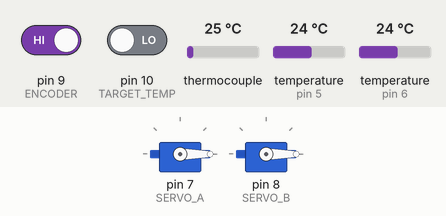
Simulated run of this sketch. Board: Arduino Uno, built with avr-gcc and run on an emulated ATmega328P. Parts: 2 × servo. The inputs (shaded band) are chosen by the test bench; at power-on: pin 9 (ENCODER) HIGH, pin 10 (TARGET_TEMP) LOW, thermocouple 25 °C, temperature (sensors on pin 5, pin 6) 24 °C.

Above: at 1.2 s.
1.3 s: pin 9 (ENCODER) driven LOW
At 3.6 s:
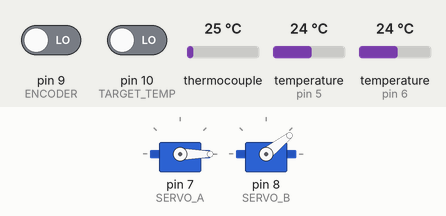
At 6.0 s:
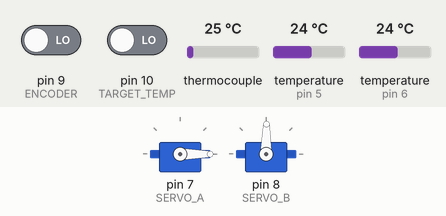
Timing chart, 0 to 7.5 s (numbered marks = the images above; inputs shaded):
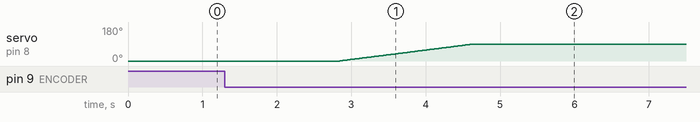

Measured:
- after the input at 1.3 s, servo on pin 8 (SERVO_B): moves from 0° to 89° over 1.8 s, starting after 1.5 s

The sketch:

control_system.ino
```cpp
#include <OneWire.h>
#include <DallasTemperature.h>
#include <Servo.h>
#include <SPI.h>
#include <Adafruit_MAX31855.h>

// Data wire is plugged into pin 2 on the Arduino
#define ONE_WIRE_A 5
#define ONE_WIRE_B 6
#define DO   2
#define CS   3
#define CLK  4
#define ENCODER 9
#define TARGET_TEMP 10
#define HOT_FLOW 11
#define COLD_FLOW 12
#define SERVO_A 7
#define SERVO_B 8

#define TARGET_TEMP_A 45
#define TARGET_TEMP_B 15

Adafruit_MAX31855 thermocouple(CLK, CS, DO);

Servo servoA;
Servo servoB;

int servoAPos = 0;
int servoBPos = 0;

// Setup a oneWire instance to communicate with any OneWire devices
// (not just Maxim/Dallas temperature ICs)
OneWire oneWireA(ONE_WIRE_A);
OneWire oneWireB(ONE_WIRE_B);

// Pass our oneWire reference to Dallas Temperature.
DallasTemperature sensorsA(&oneWireA);
DallasTemperature sensorsB(&oneWireB);

void setup(void)
{
  // start serial port
  Serial.begin(9600);

  // Start up the library
  sensorsA.begin();
  sensorsB.begin();

  servoA.attach(SERVO_A);
  servoB.attach(SERVO_B);

  servoA.write(0);
  servoB.write(0);
}

void loop(void)
{
  int ServoAPos = ServoAPos;
  int ServoBPos = ServoBPos;
  double targetTemp = digitalRead(TARGET_TEMP) ? TARGET_TEMP_A : TARGET_TEMP_B;
  boolean encoder = digitalRead(ENCODER);
  while (!encoder)
  {
    encoder = digitalRead(ENCODER);
    targetTemp = digitalRead(TARGET_TEMP) ? TARGET_TEMP_A : TARGET_TEMP_B;
    // call sensors.requestTemperatures() to issue a global temperature
    // request to all devices on the bus
    sensorsA.requestTemperatures(); // Send the command to get temperatures
    sensorsB.requestTemperatures(); // Send the command to get temperatures
    double inTempA = sensorsA.getTempCByIndex(0);
    double inTempB = sensorsB.getTempCByIndex(0);

    double c = thermocouple.readCelsius();
    double outTemp = c;

    double error = outTemp - targetTemp;

    if (abs(inTempA - targetTemp) < abs(inTempB - targetTemp))
    {
      for(int pos = servoAPos; pos < 90; pos += 1)  // goes from 0 degrees to 180 degrees
      {                                  // in steps of 1 degree
        servoA.write(pos);              // tell servo to go to position in variable 'pos'
        servoAPos = pos;
        delay(20);
      }
    }
    else
    {
      for(int pos = servoBPos; pos < 90; pos += 1)  // goes from 0 degrees to 180 degrees
      {                                  // in steps of 1 degree
        servoB.write(pos);              // tell servo to go to position in variable 'pos'
        servoBPos = pos;
        delay(20);
      }
    }

    if (error > 0)
    {
      int change = (error*error)/25;
      for(int pos = servoAPos; pos > servoAPos - change; pos -= 1)  // goes from 0 degrees to 180 degrees
      {                                  // in steps of 1 degree
        servoA.write(pos);              // tell servo to go to position in variable 'pos'
        servoAPos = pos;
        delay(20);
      }
      if (servoBPos < 80)
      {
        for(int pos = servoBPos; pos < servoBPos + change; pos += 1)  // goes from 0 degrees to 180 degrees
        {                                  // in steps of 1 degree
          servoB.write(pos);              // tell servo to go to position in variable 'pos'
          servoBPos = pos;
          delay(20);
        }
      }
    }
    if (error < 0)
    {
      int change = (error*error)/25;
      for(int pos = servoBPos; pos > servoBPos - change; pos -= 1)  // goes from 0 degrees to 180 degrees
      {                                  // in steps of 1 degree
        servoB.write(pos);              // tell servo to go to position in variable 'pos'
        servoBPos = pos;
        delay(20);
      }
      if (ServoAPos < 80)
      {
        for(int pos = servoAPos; pos < servoAPos + change; pos += 1)  // goes from 0 degrees to 180 degrees
        {                                  // in steps of 1 degree
          servoA.write(pos);              // tell servo to go to position in variable 'pos'
          servoAPos = pos;
          delay(20);
        }
      }
    }
  }
  for(int pos = servoAPos; pos > 0; pos -= 1)  // goes from 0 degrees to 180 degrees
  {                                  // in steps of 1 degree
    servoA.write(pos);              // tell servo to go to position in variable 'pos'
    servoAPos = pos;
    delay(20);
  }
  for(int pos = servoBPos; pos > 0; pos -= 1)  // goes from 0 degrees to 180 degrees
  {                                  // in steps of 1 degree
    servoB.write(pos);              // tell servo to go to position in variable 'pos'
    servoBPos = pos;
    delay(20);
  }
}
```
